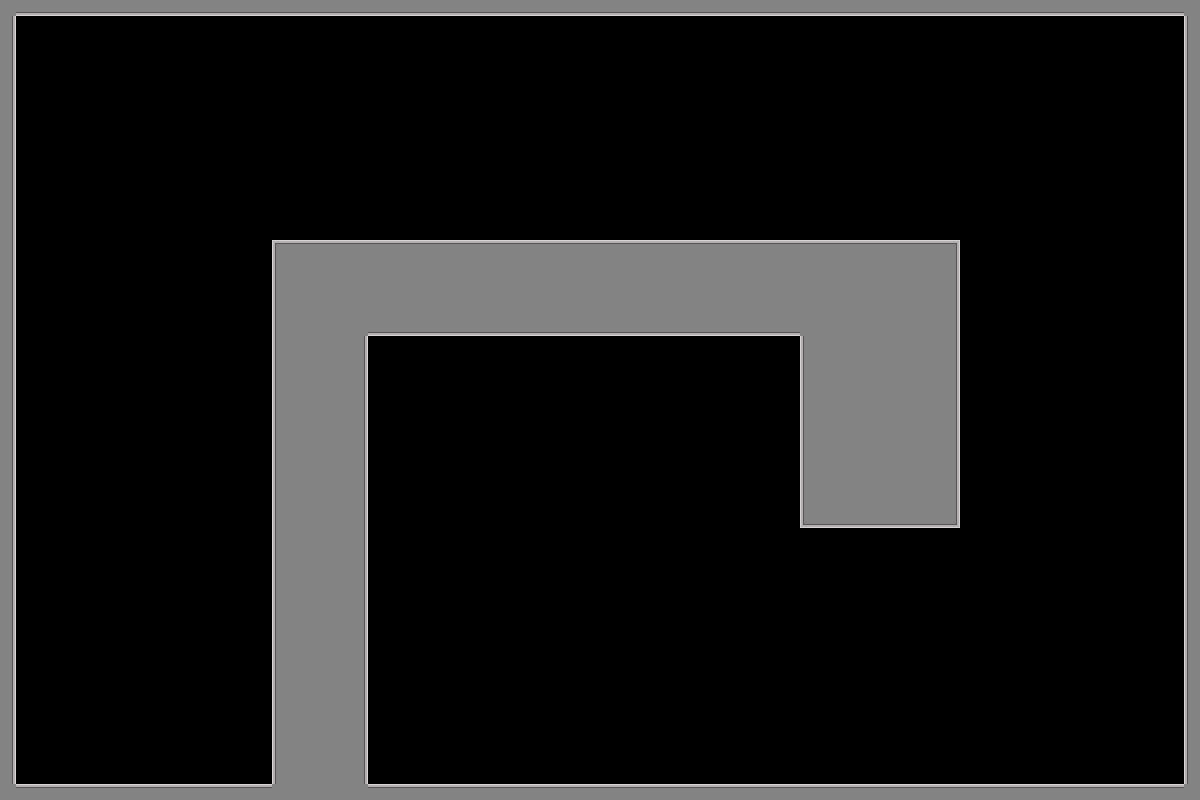

Tiled map render using the project's own tile images. Description and the map definition, with tile-layer contents summarised, below:
An orthogonal 75x50 tile map with 16x16 px tiles, 1 tile layer (Tile Layer 1) and 1 object (gravity_swap).

<map version="1.10" tiledversion="1.12.2" orientation="orthogonal" renderorder="right-down" width="75" height="50" tilewidth="16" tileheight="16" infinite="0" nextlayerid="3" nextobjectid="2">
 <tileset firstgid="1" source="place_holder_tileset.tsx" />
 <layer id="1" name="Tile Layer 1" width="75" height="50">
  <data>[3750 cells, 792 non-empty, 9 distinct tile ids]</data>
 </layer>
 <objectgroup id="2" name="object_layer">
  <object id="1" name="gravity_swap" x="108.046" y="261.265" width="100" height="100">
   <properties>
    <property name="ability_type" value="gravity_swap" />
   </properties>
  </object>
 </objectgroup>
</map>
